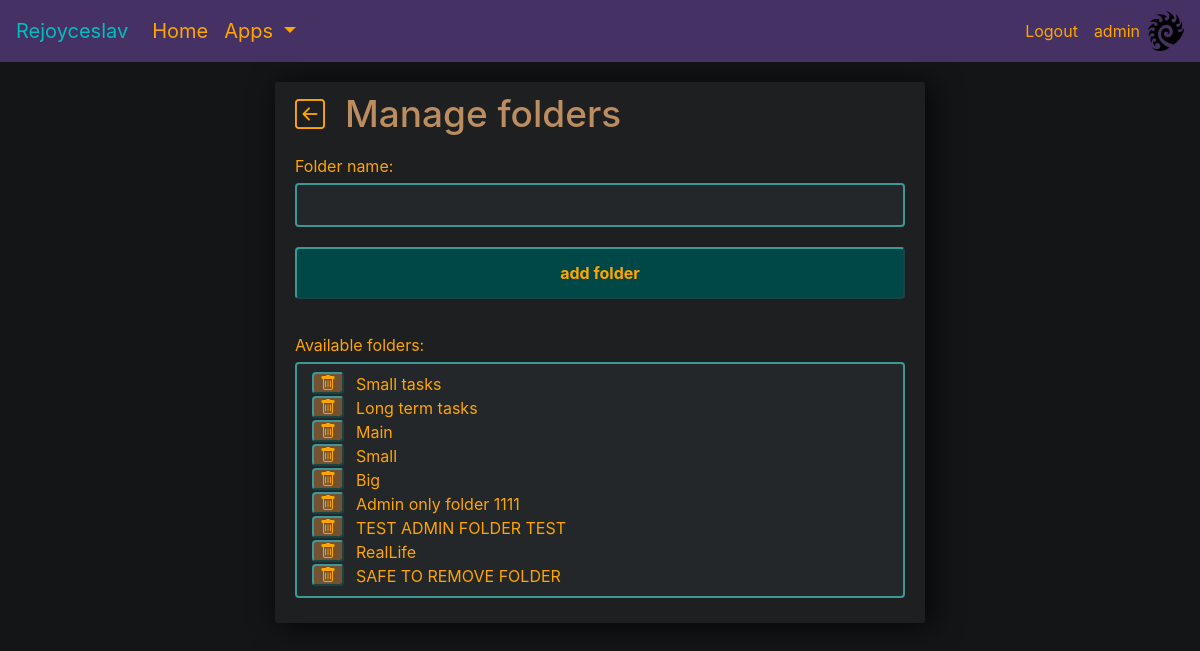
The app's page /tasks-folders (signed in) with its own data.
### tasks/models.py (models this page shows)
class Folder(models.Model):
    user = models.ForeignKey(User, on_delete=models.PROTECT, null=True, blank=True)
    name = models.CharField(max_length=50, null=True, blank=False)
    def __str__(self):
        return self.name

### tasks/views.py (the view, shortened to what this page needs)
# urls.py: path('tasks-folders', AddFolder.as_view(), name='tasks_folders'),
class AddFolder(View):
    def get(self, request):  # get request comes here
        folders = Folder.objects.filter(user=self.request.user)
        form = AddFolderForm()
        context = {
                    'folders': folders,
                    'form': form,
                   }
        return render(request, 'tasks/task_add_folder.html', context)

### tasks/forms.py
class AddFolderForm(ModelForm):
    def __init__(self, *args, **kwargs):
        super().__init__(*args, **kwargs)
        self.fields['name'].widget.attrs.update({'class': 'input-dark', 'autofocus': 'True'})
    class Meta:
        model = Folder
        fields = ['name']

### tasks/templates/tasks/task_add_folder.html (shortened to what this page needs)
{% extends 'info_page.html' %}
{% block info_content %}
<div>
    <div style="display: flex; margin-bottom: 10px">
        <div class="tooltip-wrapper" style="display: flex">
            <a href="{% url 'tasks_list' %}"><i id="backButton" style="font-size: 30px; color: orange" class="bi-arrow-left-square"></i></a>
        </div>
        <h2 style="padding-left: 20px; font-size: 37px">Manage folders</h2>
    </div>
     <div style="margin-top: 10px">Folder name:</div>
        <div>
            <form method="POST" id="FoldersForm">
                {{ form.name }}
            </form>
        </div>
        <div>
            <input form="FoldersForm" class="btn-info" type="submit" value="add folder">
        </div>
    <div>
        <br>
        <span>Available folders:</span>
        <br>
        <div style="padding-left: 15px" class="input-dark">
            {% for folder in folders %}
                <div style="display: flex">
                    <form action="{% url 'tasks_delete_folder' folder.id %}">
                        <div class="tooltip-wrapper" style="display: flex">
                            <button class="btn-danger" id="inputDeleteButton" style="line-height: 16px;"><i class="bi-trash"></i></button>
                        </div>
                    </form>
                    <div class="separator-vertical"></div>
                    <div style="padding-left: 10px">{{ folder|linebreaksbr }}</div>
                </div>
            {% endfor %}
        </div>
    </div>
</div>
{% endblock info_content %}

### templates/base.html (shortened to what this page needs)
<!DOCTYPE html>
{% load static %}
<link rel="stylesheet" href="https://stackpath.bootstrapcdn.com/bootstrap/4.3.1/css/bootstrap.min.css"
>
<link rel="stylesheet" href="https://cdn.jsdelivr.net/npm/bootstrap-icons@1.5.0/font/bootstrap-icons.css">
<link rel="stylesheet" href="{% static 'dark_green_orange_style.css' %}">
<link href="{% static 'js/jquery-ui-1.12.1/jquery-ui.min.css' %}" rel="stylesheet">
<link href="{% static 'js/jquery-ui-1.12.1/jquery-ui.structure.min.css' %}" rel="stylesheet">
<link href="{% static 'js/jquery-ui-1.12.1/jquery-ui.theme.min.css' %}" rel="stylesheet">
<link rel="stylesheet" href="https://cdn.jsdelivr.net/npm/@mdi/font@5.9.55/css/materialdesignicons.min.css">
<html lang="en">
<head>
</head>
<body>
<nav class="navbar navbar-expand-lg navbar-dark bg-dark">
  <span class="navbar-brand">Rejoyceslav</span>
  <div class="collapse navbar-collapse" id="navbarSupportedContent">
    <ul class="navbar-nav mr-auto">
      <li class="nav-item active">
        <a class="nav-link" href="{% url 'home' %}">Home <span class="sr-only">(current)</span></a>
      </li>
      <li class="nav-item dropdown">
        <a class="nav-link dropdown-toggle" href="#" id="navbarDropdown" role="button" data-toggle="dropdown" aria-haspopup="true" aria-expanded="false">
          Apps
        </a>
      </li>
    </ul>
    <ul class="navbar-nav">
      {% if user.is_authenticated %}
      <li class="nav-item">
        <a class="nav-link" href="{% url 'logout' %}" style="font-size: 16px">Logout</a>
      </li>
      <li class="nav-item">
        <a class="nav-link" href="{% url 'profile_main' %}" style="font-size: 16px">{{ request.user }}</a>
      </li>
      {% endif %}
      <li class="nav-item">
          <img src="{% static 'img/zerg_logo.png' %}">
      </li>
    </ul>
  </div>
</nav>
<div class="container-fluid">
  {% block content %}
  {% endblock content %}
</div>
</body>
</html>

### static/dark_green_orange_style.css (style rules this page uses)
.bg-dark { background-color: #453163 !important; }
.navbar-brand { color: #00bfbf !important; }
.nav-link { color: Orange !important; font-size: 20px; }
body { background-color: #131516; }
span { color: Orange; word-break: break-word; }
h1, h2, h3, h4, h5 { color: #bb8d5f; text-align: center; word-break: break-word; }
a:link { text-decoration: none; color: #00bfbf; }
input[type=submit] { width: 100%; padding: 12px 20px; margin: 10px 0; }
.input-dark { width: 100%; padding: 8px 10px; margin: 5px 0px 10px 0px; background-color: #242729; color: orange; box-sizing: border-box; border: 2px solid #3e9797; border-radius: 4px; resize: none; }
.btn-danger { background-color: #725230; border-radius: 4px; border-color: #3e9797; border-width: 2px; font-weight: bold; color: Orange !important; }
.btn-info { background-color: #004747; border-radius: 4px; border-color: #3e9797; border-width: 2px; font-weight: bold; color: Orange !important; }
.separator-vertical { border-left: 2px solid transparent; }
.tooltip-wrapper { -webkit-transform: translateZ(0); -webkit-font-smoothing: antialiased; }

### records on screen
Folder: name "Small tasks"
Folder: name "Long term tasks"
Folder: name "Main"
Folder: name "Small"
Folder: name "Big"
Folder: name "Admin only folder 1111"
Folder: name "TEST ADMIN FOLDER TEST"
Folder: name "RealLife"
Folder: name "SAFE TO REMOVE FOLDER"

### other values on screen
{{ request.user }} "admin"
